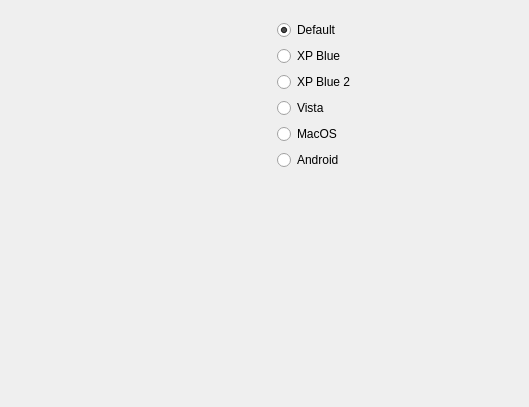
<?xml version="1.0" encoding="UTF-8"?>
<ui version="4.0">
 <class>MainWindow</class>
 <widget class="QWidget" name="MainWindow">
  <property name="geometry">
   <rect>
    <x>0</x>
    <y>0</y>
    <width>529</width>
    <height>407</height>
   </rect>
  </property>
  <property name="windowTitle">
   <string>ActionBox Example</string>
  </property>
  <property name="styleSheet">
   <string notr="true">
MainWindow {
    background-color: white;
}
</string>
  </property>
  <layout class="QGridLayout" name="gridLayout">
   <item row="0" column="0" rowspan="2">
    <widget class="QSint::ActionPanel" name="ActionPanel">
     <property name="sizePolicy">
      <sizepolicy hsizetype="Preferred" vsizetype="Preferred">
       <horstretch>0</horstretch>
       <verstretch>0</verstretch>
      </sizepolicy>
     </property>
    </widget>
   </item>
   <item row="0" column="1">
    <widget class="QSint::ActionGroup" name="ActionGroup1" native="true">
     <property name="expandable" stdset="0">
      <bool>true</bool>
     </property>
     <property name="header" stdset="0">
      <bool>true</bool>
     </property>
     <property name="headerText" stdset="0">
      <string>Choose Scheme</string>
     </property>
     <layout class="QVBoxLayout" name="verticalLayout">
      <item>
       <widget class="QRadioButton" name="rbDefaultScheme">
        <property name="text">
         <string>Default</string>
        </property>
        <property name="checked">
         <bool>true</bool>
        </property>
       </widget>
      </item>
      <item>
       <widget class="QRadioButton" name="rbXPBlueScheme">
        <property name="text">
         <string>XP Blue</string>
        </property>
       </widget>
      </item>
      <item>
       <widget class="QRadioButton" name="rbXPBlue2Scheme">
        <property name="text">
         <string>XP Blue 2</string>
        </property>
       </widget>
      </item>
      <item>
       <widget class="QRadioButton" name="rbVistaScheme">
        <property name="text">
         <string>Vista</string>
        </property>
       </widget>
      </item>
      <item>
       <widget class="QRadioButton" name="rbMacScheme">
        <property name="text">
         <string>MacOS</string>
        </property>
       </widget>
      </item>
      <item>
       <widget class="QRadioButton" name="rbAndroidScheme">
        <property name="text">
         <string>Android</string>
        </property>
       </widget>
      </item>
     </layout>
    </widget>
   </item>
   <item row="1" column="1">
    <spacer name="verticalSpacer">
     <property name="orientation">
      <enum>Qt::Vertical</enum>
     </property>
     <property name="sizeHint" stdset="0">
      <size>
       <width>20</width>
       <height>57</height>
      </size>
     </property>
    </spacer>
   </item>
  </layout>
  <action name="actionNew">
   <property name="icon">
    <iconset resource="res.qrc">
     <normaloff>:/res/filenew.png</normaloff>:/res/filenew.png</iconset>
   </property>
   <property name="text">
    <string>Create new file</string>
   </property>
  </action>
  <action name="actionLoad">
   <property name="icon">
    <iconset resource="res.qrc">
     <normaloff>:/res/fileopen.png</normaloff>:/res/fileopen.png</iconset>
   </property>
   <property name="text">
    <string>Load a file</string>
   </property>
  </action>
  <action name="actionSave">
   <property name="enabled">
    <bool>false</bool>
   </property>
   <property name="icon">
    <iconset resource="res.qrc">
     <normaloff>:/res/filesave.png</normaloff>:/res/filesave.png</iconset>
   </property>
   <property name="text">
    <string>Save current file</string>
   </property>
  </action>
  <action name="actionPrint">
   <property name="icon">
    <iconset resource="res.qrc">
     <normaloff>:/res/fileprint.png</normaloff>:/res/fileprint.png</iconset>
   </property>
   <property name="text">
    <string>Print file contents</string>
   </property>
  </action>
 </widget>
 <customwidgets>
  <customwidget>
   <class>QSint::ActionPanel</class>
   <extends>QFrame</extends>
   <header>QSint</header>
   <container>1</container>
  </customwidget>
  <customwidget>
   <class>QSint::ActionGroup</class>
   <extends>QWidget</extends>
   <header>QSint</header>
   <container>1</container>
  </customwidget>
 </customwidgets>
 <resources>
  <include location="res.qrc"/>
 </resources>
 <connections/>
</ui>
